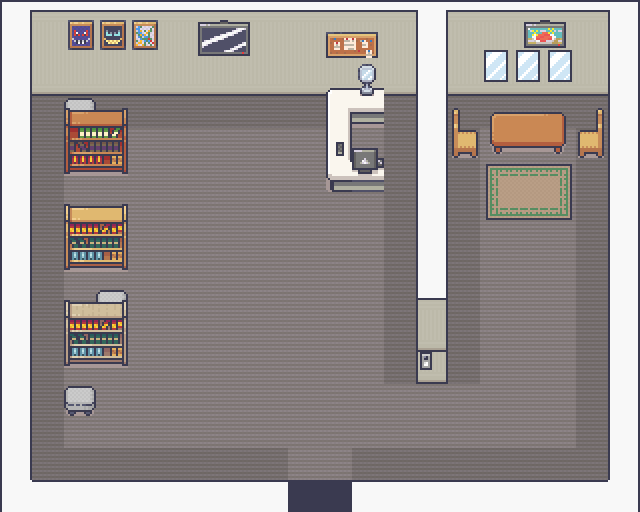

A level layout from a 2D game, rendered from its tile map. Below: a short description, then the map file with its tile-grid data intact:
An orthogonal 20x16 tile map with 32x32 px tiles, 3 tile layers (background, underlay, overlay), 2 tilesets and 25 objects.

<map version="1.5" tiledversion="1.7.2" orientation="orthogonal" renderorder="right-down" width="20" height="16" tilewidth="32" tileheight="32" infinite="0" nextlayerid="11" nextobjectid="31">
 <tileset firstgid="1" source="interiors3.tsx" />
 <tileset firstgid="392" source="interiors2.tsx" />
 <layer id="2" name="background" width="20" height="16">
  <data encoding="csv">
17,325,325,325,325,325,325,325,325,325,325,325,325,16,325,325,325,325,325,15,
33,329,329,329,329,329,329,329,329,329,329,329,329,33,329,329,329,329,329,33,
33,342,342,342,342,342,342,342,342,342,342,342,342,33,342,342,342,342,342,33,
33,221,221,221,221,221,221,221,221,221,221,221,221,33,221,221,221,221,221,33,
33,221,220,220,220,220,220,220,220,220,220,220,221,33,221,220,220,220,221,33,
33,221,220,220,220,220,220,220,220,220,220,220,221,33,221,220,220,220,221,33,
33,221,220,220,220,220,220,220,220,220,220,220,221,33,221,220,220,220,221,33,
33,221,220,220,220,220,220,220,220,220,220,220,221,33,221,220,220,220,221,33,
33,221,220,220,220,220,220,220,220,220,220,220,221,33,221,220,220,220,221,33,
33,221,220,220,220,220,220,220,220,220,220,220,221,327,221,220,220,220,221,33,
33,221,220,220,220,220,220,220,220,220,220,220,221,344,221,220,220,220,221,33,
33,221,220,220,220,220,220,220,220,220,220,220,221,344,221,220,220,220,221,33,
33,221,220,220,220,220,220,220,220,220,220,220,220,220,220,220,220,220,221,33,
33,221,220,220,220,220,220,220,220,220,220,220,220,220,220,220,220,220,221,33,
33,221,221,221,221,221,221,221,221,220,220,221,221,221,221,221,221,221,221,33,
66,50,50,50,50,50,50,50,50,13,13,50,50,50,50,50,50,50,50,68
</data>
 </layer>
 <layer id="3" name="underlay" width="20" height="16">
  <data encoding="csv">
0,0,1512,1513,1514,0,616,617,0,0,0,0,0,0,0,0,0,0,0,0,
0,0,1528,1529,1530,0,632,633,0,0,1048,1049,0,0,0,849,849,849,0,0,
0,0,0,0,0,0,0,0,0,0,472,473,0,0,0,865,865,865,0,0,
0,0,1582,0,0,0,0,0,0,0,488,489,0,0,0,0,0,0,0,0,
0,0,0,0,0,0,0,0,0,0,504,0,0,0,750,623,624,625,751,0,
0,0,1574,1575,0,0,0,0,0,0,520,539,0,0,0,1064,1065,1066,0,0,
0,0,0,0,0,0,0,0,0,0,0,0,0,0,0,1080,1081,1082,0,0,
0,0,0,0,0,0,0,0,0,0,0,0,0,0,0,0,0,0,0,0,
0,0,1526,1527,0,0,0,0,0,0,0,0,0,0,0,0,0,0,0,0,
0,0,0,1582,0,0,0,0,0,0,0,0,0,0,0,0,0,0,0,0,
0,0,0,0,0,0,0,0,0,0,0,0,0,0,0,0,0,0,0,0,
0,0,1570,1571,0,0,0,0,0,0,0,0,0,844,0,0,0,0,0,0,
0,0,1582,0,0,0,0,0,0,0,0,0,0,0,0,0,0,0,0,0,
0,0,0,0,0,0,0,0,0,0,0,0,0,0,0,0,0,0,0,0,
0,0,0,0,0,0,0,0,0,0,0,0,0,0,0,0,0,0,0,0,
0,0,0,0,0,0,0,0,0,0,0,0,0,0,0,0,0,0,0,0
</data>
 </layer>
 <layer id="4" name="overlay" width="20" height="16">
  <data encoding="csv">
0,0,0,0,0,0,0,0,0,0,0,0,0,0,0,0,712,713,0,0,
0,0,0,0,0,0,0,0,0,0,0,0,0,0,0,0,728,729,0,0,
0,0,0,0,0,0,0,0,0,0,0,1208,0,0,0,0,0,0,0,0,
0,0,1542,1543,0,0,0,0,0,0,0,0,0,0,734,607,608,609,735,0,
0,0,1558,1559,0,0,0,0,0,0,648,523,0,0,0,0,0,0,0,0,
0,0,0,0,0,0,0,0,0,0,0,0,0,0,0,0,0,0,0,0,
0,0,1494,1495,0,0,0,0,0,0,0,0,0,0,0,0,0,0,0,0,
0,0,1510,1511,0,0,0,0,0,0,0,0,0,0,0,0,0,0,0,0,
0,0,0,0,0,0,0,0,0,0,0,0,0,0,0,0,0,0,0,0,
0,0,1538,1539,0,0,0,0,0,0,0,0,0,0,0,0,0,0,0,0,
0,0,1554,1555,0,0,0,0,0,0,0,0,0,0,0,0,0,0,0,0,
0,0,0,0,0,0,0,0,0,0,0,0,0,0,0,0,0,0,0,0,
0,0,0,0,0,0,0,0,0,0,0,0,0,0,0,0,0,0,0,0,
0,0,0,0,0,0,0,0,0,0,0,0,0,0,0,0,0,0,0,0,
0,0,0,0,0,0,0,0,0,0,0,0,0,0,0,0,0,0,0,0,
0,0,0,0,0,0,0,0,0,0,0,0,0,0,0,0,0,0,0,0
</data>
 </layer>
 <objectgroup id="5" name="obstacles">
  <object id="1" x="0" y="39.3737" width="639.483" height="37.3371" />
  <object id="2" x="607.577" y="72.6376" width="32.5851" height="437.862" />
  <object id="3" x="352.326" y="481.988" width="258.644" height="29.1908" />
  <object id="4" x="0.678856" y="479.952" width="285.799" height="31.2274" />
  <object id="5" x="0" y="76.0319" width="29.8697" height="403.241" />
  <object id="6" x="64.4914" y="142.206" width="62.7394" height="21.0445" />
  <object id="7" x="64.9914" y="236.604" width="62.0605" height="23.0811" />
  <object id="8" x="64.9914" y="334.607" width="63.4182" height="21.7234" />
  <object id="9" x="97.0765" y="291.229" width="29.1908" height="12.2194" />
  <object id="10" x="65.1702" y="99.7919" width="29.1908" height="10.1828" />
  <object id="11" x="64.4914" y="388.306" width="30.5485" height="11.5406" />
  <object id="12" x="327.888" y="160.21" width="54.9874" height="14.9348" />
  <object id="13" x="327.209" y="90.2879" width="22.4023" height="69.9222" />
  <object id="14" x="348.932" y="89.6091" width="34.6217" height="21.0445" />
  <object id="17" x="416.139" y="76.0319" width="29.1908" height="284.486" />
  <object id="18" x="438.541" y="128.983" width="181.255" height="14.256" />
  <object id="22" x="190.759" y="159.531" width="32.5851" height="32.5851" />
  <object id="24" x="479.273" y="156.816" width="32.5851" height="33.264" />
  <object id="26" x="511.179" y="416.139" width="32.5851" height="31.9063" />
  <object id="29" x="382.196" y="126.946" width="33.9428" height="40.7314" />
 </objectgroup>
 <objectgroup id="6" name="items" />
 <objectgroup id="7" name="npcs">
  <object id="21" x="158.852" y="125.588" width="97.7553" height="96.3976">
   <properties>
    <property name="npc_col" type="int" value="6" />
    <property name="npc_id" value="0" />
    <property name="npc_row" type="int" value="5" />
    <property name="speech_id" value="0" />
   </properties>
  </object>
  <object id="23" x="446.009" y="158.174" width="98.4342" height="64.4914">
   <properties>
    <property name="npc_col" type="int" value="15" />
    <property name="npc_id" value="3" />
    <property name="npc_row" type="int" value="5" />
    <property name="speech_id" value="3" />
   </properties>
  </object>
  <object id="25" x="479.952" y="382.196" width="96.3976" height="98.4342">
   <properties>
    <property name="npc_col" type="int" value="16" />
    <property name="npc_id" value="1" />
    <property name="npc_row" type="int" value="13" />
    <property name="speech_id" value="1" />
   </properties>
  </object>
  <object id="28" x="382.196" y="126.946" width="33.9428" height="84.1782">
   <properties>
    <property name="npc_col" type="int" value="12" />
    <property name="npc_id" value="2" />
    <property name="npc_row" type="int" value="4" />
    <property name="speech_id" value="2" />
   </properties>
  </object>
 </objectgroup>
 <objectgroup id="8" name="doors">
  <object id="30" x="285.12" y="490.134" width="72.6376" height="12.2194">
   <properties>
    <property name="col" type="int" value="4" />
    <property name="map_name" value="main_island_lounge" />
    <property name="row" type="int" value="3" />
   </properties>
  </object>
 </objectgroup>
 <objectgroup id="9" name="animated_tiles" />
 <objectgroup id="10" name="games" />
</map>
